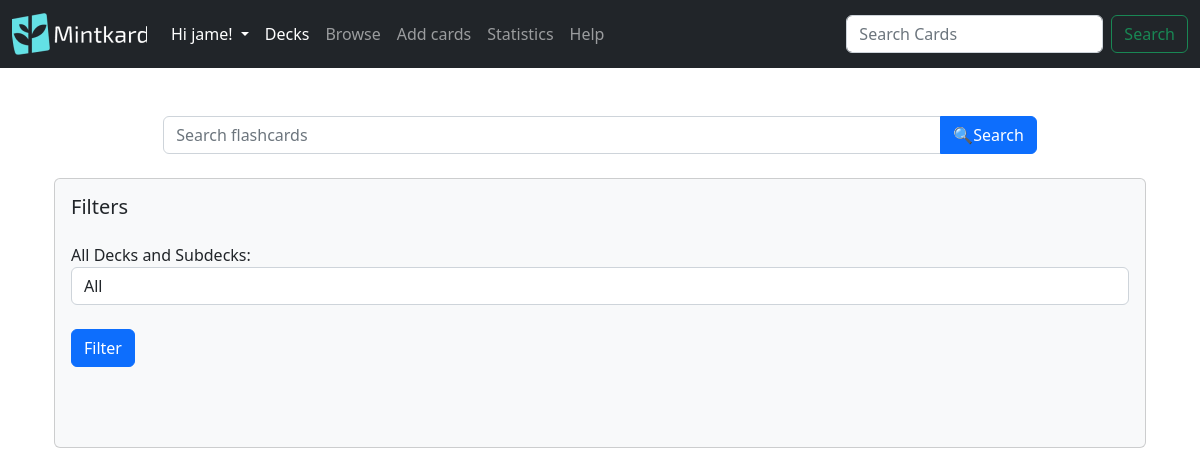
/decks/browse (signed in), run on an earlier commit of the app's database.
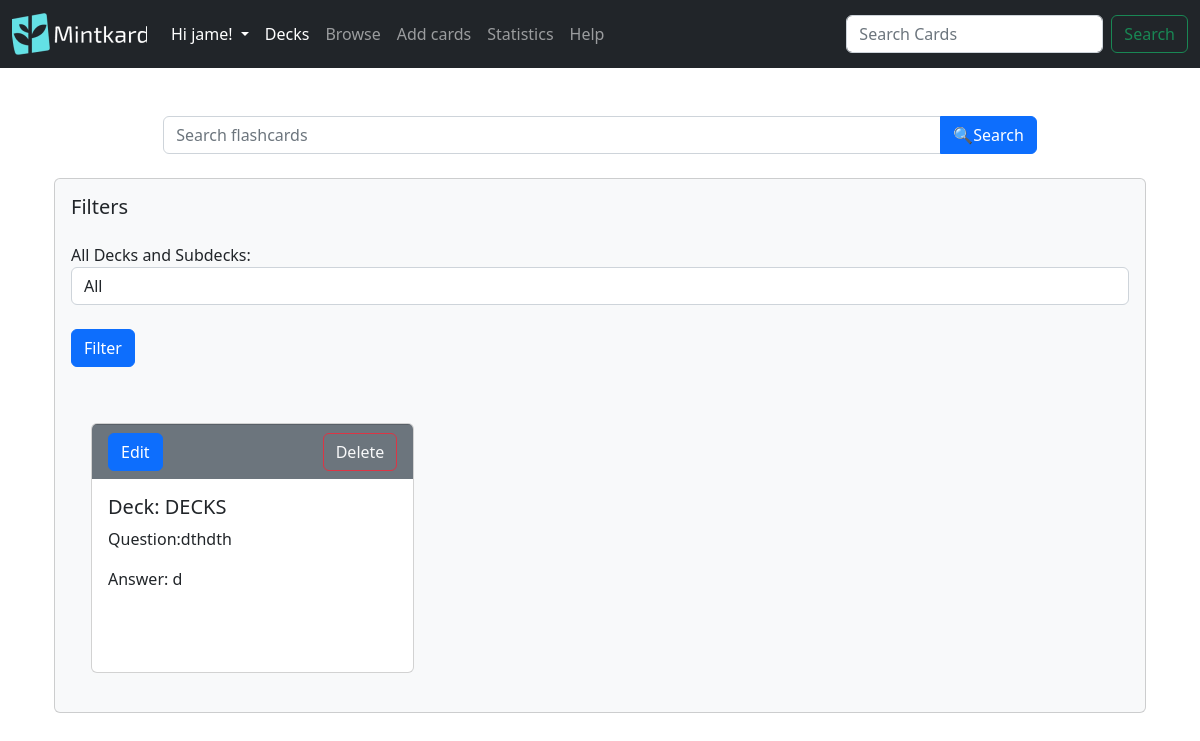
And on a later commit of the database.
### mintkard/models.py (models this page shows, shortened)
class User(db.Model,UserMixin):
    id = db.Column(db.Integer,primary_key= True)
    username = db.Column(db.String(100), unique = True)
    email = db.Column(db.String(75),unique=True)
    password = db.Column(db.String(150))
    decks = db.relationship('Deck',backref = 'user_decks',lazy=True)#stores all the decks that the owner owns, in the parents class

class Card(db.Model):
    id = db.Column(db.Integer, primary_key=True)#Primary key
    question = db.Column(db.String(200))
    answer = db.Column(db.String(400))
    last_study = db.Column(db.DateTime(timezone=True))
    is_new = db.Column(db.Boolean, default=True)
    interval = db.Column(db.Integer)
    easiness_factor = db.Column(db.Integer)
    quality = db.Column(db.Integer)
    image_hash = db.Column(db.String, nullable=True)#new
    deck_id = db.Column(db.Integer, db.ForeignKey('deck.id'))#One to many relationship with decks

class Deck(db.Model):
    id = db.Column(db.Integer, primary_key=True)
    name = db.Column(db.String(100),nullable=False)
    description = db.Column(db.String(100))
    date = db.Column(db.DateTime(timezone=True),default=func.now())
    image_hash = db.Column(db.String, nullable=True)#new
    parent_id = db.Column(db.Integer, db.ForeignKey('deck.id'))#This is the foreign key for the parent deck
    children_deck = db.relationship('Deck',backref=db.backref('parent', remote_side=[id]),primaryjoin='Deck.parent_id == Deck.id')#This is the relationship for the child deck, the backref is the parent deck, the primaryjoin is the foreign key for the child deck
    cards = db.relationship('Card',lazy= True,cascade='all, delete-orphan',backref='deck')#cascade will delete all the cards in the deck if its deleted
    user_id = db.Column(db.Integer, db.ForeignKey('user.id'))

### mintkard/decks.py (the view, shortened to what this page needs)
@login_required
@decks.route('/browse',methods=['GET','POST'])
def browse():
    deck_dict = deck_id_dict(g.fmanager.user.decks)
    if request.form.get('filter') == 'All':
        selected_id = request.form.get('filter')
    else:
        selected_id = int(request.form.get('filter')) if request.form.get('filter') is not None else None
    if request.form.get('delete_card'):
        card_id = request.form['delete_card']
        try:
            card_to_delete = Card.query.get(card_id)
            db.session.delete(card_to_delete)
        except Exception as e:
            flash('Error locating card: {}'.format(e),category='danger')
        db.session.commit()
    elif request.args.get('search'):
        search_term = request.args.get('search')
        try:
            cards = db.session.query(Card).filter(Card.question.like('%{}%'.format(search_term)) | (Card.answer.like('%{}%'.format(search_term)))).all()
        except Exception as e:
            flash('Error searching for cards: {}'.format(e),category='danger')
    else:
        try:
            cards = g.fmanager.get_all_cards()
        except Exception as e:
            flash('Error locating decks: {}'.format(e),category='danger')
    try:
        root_deck = [deck for deck in g.fmanager.user.decks if deck.parent_id == None]# used in the filter dropdown option
    except Exception as e:
        flash('Error locating decks: {}'.format(e),category='danger')
    return render_template("browse.html",cards = cards,decks=root_deck,selected_id=selected_id,all_decks = g.fmanager.user.decks,deck_dict=deck_dict)

### mintkard/decks.py (called while the page is built)
@decks.before_request
@login_required
def before_request():
    try:
        g.fmanager = FlashcardManager(user=current_user.id, app=current_app)
        g.fmanagerstats = FlashcardManagerStats(user=current_user.id, app=current_app)
        g.fmanagerstats_public = FlashcardManagerPublicStats(user=None,app=current_app)#there is no user as it gets the apps average data
    except Exception as e:
        flash('Error inilizing flashcard manager: {}'.format(e),category='danger')

def deck_id_dict(decks):
    deck_dict ={}
    for d in decks:
        deck_dict[d.id] = d.name
    return deck_dict

    def get_all_cards(self) -> List[Card]:
        cards = []
        for deck in self.user.decks:
            if deck.parent_id is None:# so it starts from the top of the tree, as decks gets all the decks.
                cards.extend(self.get_cards_from_deck(deck))
        return cards

    def get_cards_from_deck(self,deck: Deck) -> List[Card]:
        cards = deck.cards#gets the cards in the currrent deck, but cards in child_decks are not collected yet, till the recursion
        print('ID IS',deck.id)
        print('Cards are',deck.cards)
        for child_deck in deck.children_deck:
            cards.extend(self.get_cards_from_deck(child_deck))
        return cards

### mintkard/templates/browse.html (shortened to what this page needs)
{% extends 'layout.html' %}
{% block body %}
<div class="container mt-5">
  <form class="input-group mb-4" style="width:80%;margin: auto;">
    <input type="text" class="col-auto form-control" name="search" placeholder="Search flashcards">
    <button type="submit" class="col-auto btn btn-primary ">🔍Search</button>
  </form>
  <div class="card bg-light mt-3">
    <div class="card-body">
      <h5 class="card-title mb-4">Filters</h5>
      <form method="POST">
        <div class="form-group">
          <label for="deck-filter">All Decks and Subdecks:</label>
          <select class="form-control" name="filter">
            <option value ="All">All</option>
          </select>
        </div>
        <button class="btn btn-primary my-4" type="submit">Filter</button>
      </form>
      <br>
  <div class="row m-2" id="flashcard-cards">
    {% for card in cards %}
    <div class="col-sm-6 col-md-4" style="margin-bottom: 15px;">
      <div class="card" id="revision-card">
        <div class="card-footer d-flex justify-content-between bg-secondary text-dark">
          <a class="btn btn-primary" id="edit" href="/decks/edit/{{card.id}}">Edit</a>
          <form method="post">
            <button class="btn btn-outline-danger text-light" type="submit" name="delete_card" value="{{card.id}}"
              onclick="confirm('Are you sure you want to delete the card? press ok to confirm this.')" ;>Delete</button>
          </form>
        </div>
        <div class="card-body">
        {% if deck_dict.get(card.deck_id) %}
          <h5 class="card-title">Deck: {{deck_dict.get(card.deck_id)}}</h5>
        {% else %}
          <h5 class="card-title">Deck id: {{card.deck_id}} was not found</h5>
        {% endif %}
          <p class="card-text">Question:{{card.question}}</p>
          <p class="card-text">Answer: {{card.answer}}</p>
        </div>
      </div>
    </div>
    {% endfor%}
  </div>
  {% endblock %}

### mintkard/templates/layout.html (shortened to what this page needs)
<!DOCTYPE html>
<html lang="en">
<head>
    <link rel="stylesheet" href="https://cdnjs.cloudflare.com/ajax/libs/font-awesome/4.7.0/css/font-awesome.min.css">
</head>
<link href="https://cdn.jsdelivr.net/npm/bootstrap@5.2.3/dist/css/bootstrap.min.css" rel="stylesheet"
>
<body>
    <nav class="navbar navbar-expand-lg navbar-dark bg-dark">
        <div class="container-fluid">
            <a class="navbar-brand" href="/home"><img src="/static/logo.png" alt="Mintkard" width="135" height="42"></a>
            <div class="collapse navbar-collapse" id="navbarSupportedContent">
                <ul class="navbar-nav me-auto mb-2 mb-lg-0">
                    {% if current_user.is_authenticated %}
                    <li class="nav-item dropdown">
                        <a class="nav-link dropdown-toggle" href="#" id="navbarDropdown" role="button" data-bs-toggle="dropdown" aria-expanded="false" style="color:white">
                            Hi {{ current_user.username }}!
                        </a>
                    </li>
                    <li class="nav-item">
                        <a class="nav-link active" aria-current="page" href="/decks/">Decks</a>
                    </li>
                    <li class="nav-item">
                        <a class="nav-link" href="/decks/browse">Browse</a>
                    </li>
                    <li class="nav-item">
                        <a class="nav-link" href="/decks/create">Add cards</a>
                    </li>
                    <li class="nav-item">
                        <a class="nav-link" href="/decks/stats">Statistics</a>
                    </li>
                    <li class="nav-item">
                        <a class="nav-link" href="/decks/help">Help</a>
                    </li>
                    {% endif %}
                </ul>
                <form  action ="{{url_for('decks.browse')}}" class="d-flex">
                    <input class="form-control me-2" name ="search" type="search" placeholder="Search Cards" aria-label="Search">
                    <button class="btn btn-outline-success" type="submit">Search</button>
                </form>
            </div>
        </div>
    </nav>
    <div class="container mt-5">
    {% block body %}{% endblock %}
    </div>
</body>
</html>

### mintkard/templates/browse.html (style rules this page uses)
#revision-card { height: 250px; overflow-y: auto; }

What changed in the data, as far as the page shows it:
added Card: {{ card.id }} 21 (drawn), question "dthdth", answer "d"
added Deck: get "DECKS"
